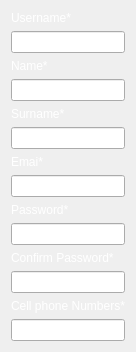
  <widget class="QWidget" name="layoutWidget">
   <property name="geometry">
    <rect>
     <x>51</x>
     <y>102</y>
     <width>135</width>
     <height>311</height>
    </rect>
   </property>
   <layout class="QVBoxLayout" name="verticalLayout">
    <item>
     <widget class="QLabel" name="label_2">
      <property name="palette">
       <palette>
        <active>
         <colorrole role="WindowText">
          <brush brushstyle="SolidPattern">
           <color alpha="255">
            <red>255</red>
            <green>255</green>
            <blue>255</blue>
           </color>
          </brush>
         </colorrole>
        </active>
        <inactive>
         <colorrole role="WindowText">
          <brush brushstyle="SolidPattern">
           <color alpha="255">
            <red>255</red>
            <green>255</green>
            <blue>255</blue>
           </color>
          </brush>
         </colorrole>
        </inactive>
        <disabled>
         <colorrole role="WindowText">
          <brush brushstyle="SolidPattern">
           <color alpha="255">
            <red>120</red>
            <green>120</green>
            <blue>120</blue>
           </color>
          </brush>
         </colorrole>
        </disabled>
       </palette>
      </property>
      <property name="text">
       <string>Username*</string>
      </property>
     </widget>
    </item>
    <item>
     <widget class="QLineEdit" name="user_line"/>
    </item>
    <item>
     <widget class="QLabel" name="label_3">
      <property name="palette">
       <palette>
        <active>
         <colorrole role="WindowText">
          <brush brushstyle="SolidPattern">
           <color alpha="255">
            <red>255</red>
            <green>255</green>
            <blue>255</blue>
           </color>
          </brush>
         </colorrole>
        </active>
        <inactive>
         <colorrole role="WindowText">
          <brush brushstyle="SolidPattern">
           <color alpha="255">
            <red>255</red>
            <green>255</green>
            <blue>255</blue>
           </color>
          </brush>
         </colorrole>
        </inactive>
        <disabled>
         <colorrole role="WindowText">
          <brush brushstyle="SolidPattern">
           <color alpha="255">
            <red>120</red>
            <green>120</green>
            <blue>120</blue>
           </color>
          </brush>
         </colorrole>
        </disabled>
       </palette>
      </property>
      <property name="text">
       <string>Name*</string>
      </property>
     </widget>
    </item>
    <item>
     <widget class="QLineEdit" name="name_line"/>
    </item>
    <item>
     <widget class="QLabel" name="label_4">
      <property name="palette">
       <palette>
        <active>
         <colorrole role="WindowText">
          <brush brushstyle="SolidPattern">
           <color alpha="255">
            <red>255</red>
            <green>255</green>
            <blue>255</blue>
           </color>
          </brush>
         </colorrole>
        </active>
        <inactive>
         <colorrole role="WindowText">
          <brush brushstyle="SolidPattern">
           <color alpha="255">
            <red>255</red>
            <green>255</green>
            <blue>255</blue>
           </color>
          </brush>
         </colorrole>
        </inactive>
        <disabled>
         <colorrole role="WindowText">
          <brush brushstyle="SolidPattern">
           <color alpha="255">
            <red>120</red>
            <green>120</green>
            <blue>120</blue>
           </color>
          </brush>
         </colorrole>
        </disabled>
       </palette>
      </property>
      <property name="text">
       <string>Surname*</string>
      </property>
     </widget>
    </item>
    <item>
     <widget class="QLineEdit" name="surname_line"/>
    </item>
    <item>
     <widget class="QLabel" name="label_5">
      <property name="palette">
       <palette>
        <active>
         <colorrole role="WindowText">
          <brush brushstyle="SolidPattern">
           <color alpha="255">
            <red>255</red>
            <green>255</green>
            <blue>255</blue>
           </color>
          </brush>
         </colorrole>
        </active>
        <inactive>
         <colorrole role="WindowText">
          <brush brushstyle="SolidPattern">
           <color alpha="255">
            <red>255</red>
            <green>255</green>
            <blue>255</blue>
           </color>
          </brush>
         </colorrole>
        </inactive>
        <disabled>
         <colorrole role="WindowText">
          <brush brushstyle="SolidPattern">
           <color alpha="255">
            <red>120</red>
            <green>120</green>
            <blue>120</blue>
           </color>
          </brush>
         </colorrole>
        </disabled>
       </palette>
      </property>
      <property name="text">
       <string>Emai*</string>
      </property>
     </widget>
    </item>
    <item>
     <widget class="QLineEdit" name="email_line">
      <property name="text">
       <string/>
      </property>
     </widget>
    </item>
    <item>
     <widget class="QLabel" name="label_6">
      <property name="palette">
       <palette>
        <active>
         <colorrole role="WindowText">
          <brush brushstyle="SolidPattern">
           <color alpha="255">
            <red>255</red>
            <green>255</green>
            <blue>255</blue>
           </color>
          </brush>
         </colorrole>
        </active>
        <inactive>
         <colorrole role="WindowText">
          <brush brushstyle="SolidPattern">
           <color alpha="255">
            <red>255</red>
            <green>255</green>
            <blue>255</blue>
           </color>
          </brush>
         </colorrole>
        </inactive>
        <disabled>
         <colorrole role="WindowText">
          <brush brushstyle="SolidPattern">
           <color alpha="255">
            <red>120</red>
            <green>120</green>
            <blue>120</blue>
           </color>
          </brush>
         </colorrole>
        </disabled>
       </palette>
      </property>
      <property name="text">
       <string>Password*</string>
      </property>
     </widget>
    </item>
    <item>
     <widget class="QLineEdit" name="password_line">
      <property name="text">
       <string/>
      </property>
      <property name="echoMode">
       <enum>QLineEdit::Password</enum>
      </property>
     </widget>
    </item>
    <item>
     <widget class="QLabel" name="label_7">
      <property name="palette">
       <palette>
        <active>
         <colorrole role="WindowText">
          <brush brushstyle="SolidPattern">
           <color alpha="255">
            <red>255</red>
            <green>255</green>
            <blue>255</blue>
           </color>
          </brush>
         </colorrole>
        </active>
        <inactive>
         <colorrole role="WindowText">
          <brush brushstyle="SolidPattern">
           <color alpha="255">
            <red>255</red>
            <green>255</green>
            <blue>255</blue>
           </color>
          </brush>
         </colorrole>
        </inactive>
        <disabled>
         <colorrole role="WindowText">
          <brush brushstyle="SolidPattern">
           <color alpha="255">
            <red>120</red>
            <green>120</green>
            <blue>120</blue>
           </color>
          </brush>
         </colorrole>
        </disabled>
       </palette>
      </property>
      <property name="text">
       <string>Confirm Password*</string>
      </property>
     </widget>
    </item>
    <item>
     <widget class="QLineEdit" name="password_edit">
      <property name="text">
       <string/>
      </property>
      <property name="echoMode">
       <enum>QLineEdit::Password</enum>
      </property>
     </widget>
    </item>
    <item>
     <widget class="QLabel" name="label_8">
      <property name="palette">
       <palette>
        <active>
         <colorrole role="WindowText">
          <brush brushstyle="SolidPattern">
           <color alpha="255">
            <red>255</red>
            <green>255</green>
            <blue>255</blue>
           </color>
          </brush>
         </colorrole>
        </active>
        <inactive>
         <colorrole role="WindowText">
          <brush brushstyle="SolidPattern">
           <color alpha="255">
            <red>255</red>
            <green>255</green>
            <blue>255</blue>
           </color>
          </brush>
         </colorrole>
        </inactive>
        <disabled>
         <colorrole role="WindowText">
          <brush brushstyle="SolidPattern">
           <color alpha="255">
            <red>120</red>
            <green>120</green>
            <blue>120</blue>
           </color>
          </brush>
         </colorrole>
        </disabled>
       </palette>
      </property>
      <property name="text">
       <string>Cell phone Numbers*</string>
      </property>
     </widget>
    </item>
    <item>
     <widget class="QLineEdit" name="cell_line"/>
    </item>
   </layout>
  </widget>
